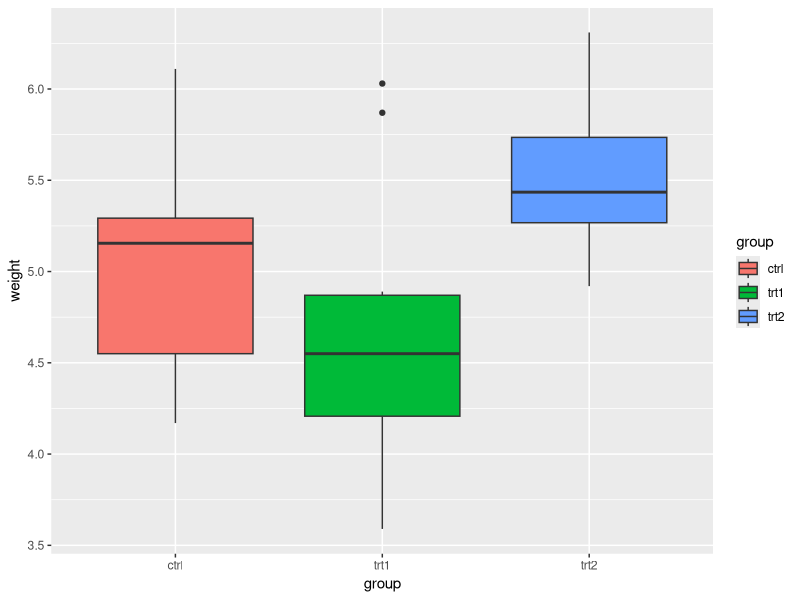
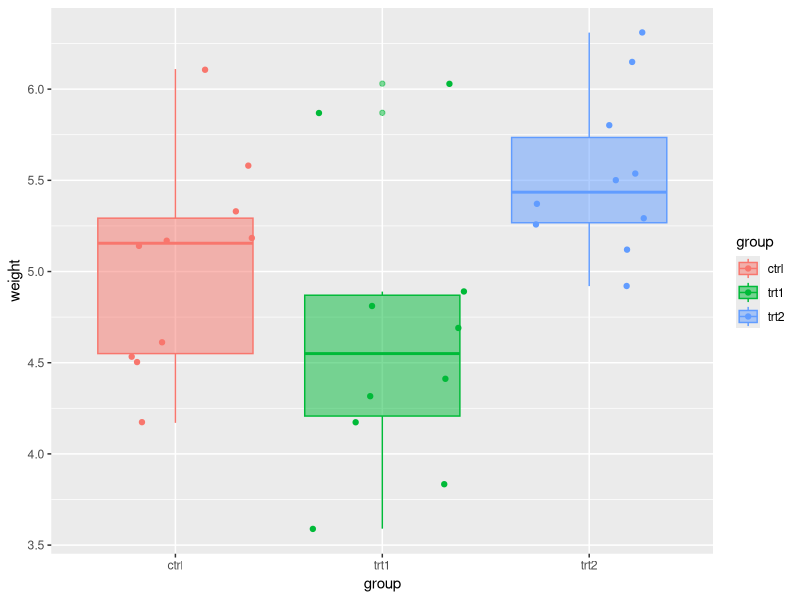
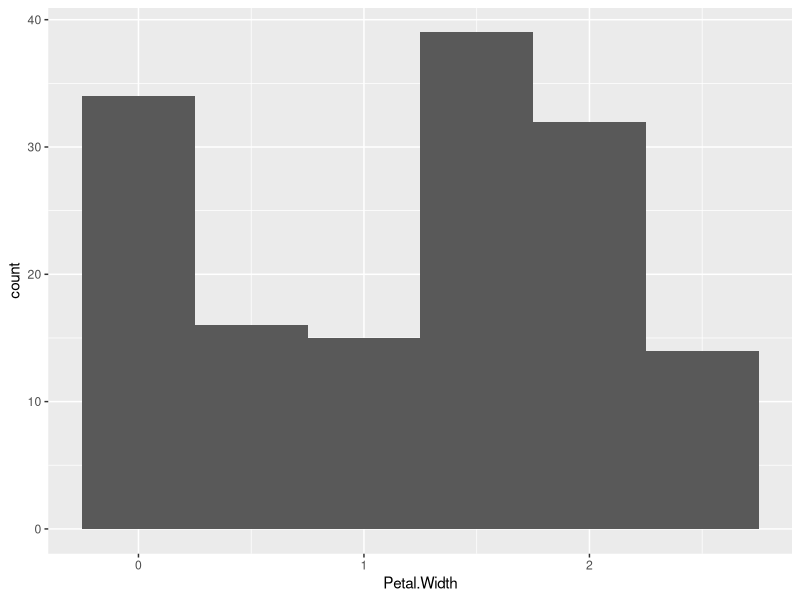
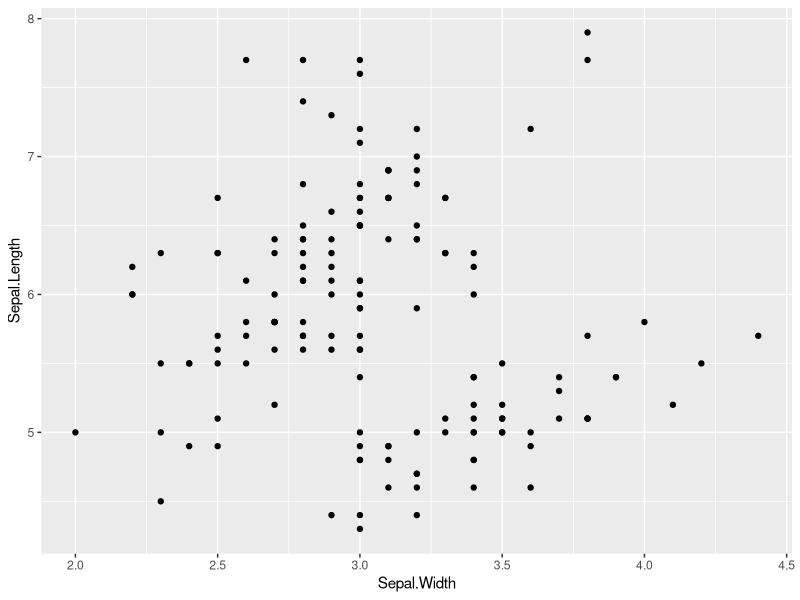
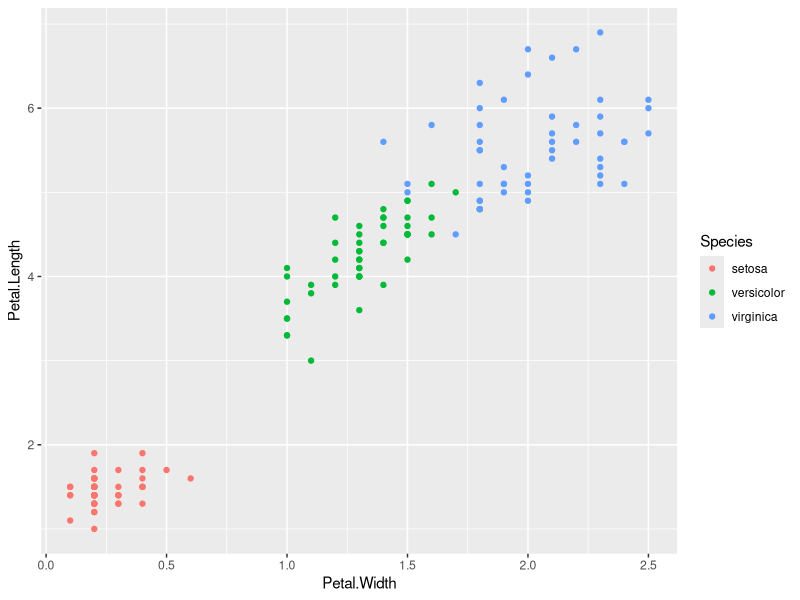

Source code (R) for these figures, in order:
# Tidyverse Exam – Data Manipulation in R (using `mtcars` dataset)

# tidyverse ---------------------------------------------------------------

# Use `df_mtcars` for Questions 1 - 10
library(tidyverse)
df_mtcars <- as_tibble(mtcars,
                       rownames = "model")

# 1. Filter rows where number of cylinders (`cyl`) is 6
# Write code to create a new data frame that only includes rows where `cyl == 6`.
# Assign to: `mtcars_cyl6`

mtcars_cyl6 <- df_mtcars %>% 
  filter(cyl == 6)

# 2. Filter rows where number of gears (`gear`) is either 3 or 5
# Use `%in%` to filter the `df_mtcars` dataset for these two `gear` values.
# Assign to: `mtcars_g35`

mtcars_g35 <- df_mtcars %>% 
  filter(gear %in% c(3, 5))

# 3. Filter rows where miles per gallon (`mpg`) is greater than 25
# Create a subset of `df_mtcars` where `mpg > 25`.
# Assign to: `mtcars_mpg25`

mtcars_mpg25 <- df_mtcars %>% 
  filter(mpg > 25)
mtcars_mpg25 <- df_mtcars %>%  
  subset(mpg > 25)

# 4. Filter rows where weight (`wt`) is less than 2.5 AND number of cylinders (`cyl`) is 4
# Combine logical conditions using `&`.
# Assign to: `mtcars_light_cyl4`
mtcars_light_cyl4 <- df_mtcars %>% 
  filter(wt < 2.5 & cyl == 4)


# 5. Sort `df_mtcars` by horsepower (`hp`) in ascending order
# Use `arrange()` to sort the data.
# Assign to: `mtcars_hp`
mtcars_hp <- df_mtcars %>% 
  arrange(hp)


# 6. Sort `df_mtcars` by quarter mile time (`qsec`) in descending order
# Use `desc()` inside `arrange()`.
# Assign to: `mtcars_qsec`
mtcars_qsec <- df_mtcars %>% 
  arrange(desc(qsec))

# 7. Exclude the `drat` column
# Use `select()` with `-` (minus sign) to remove the column.
# Assign to: `mtcars_no_drat`
mtcars_no_drat <- df_mtcars %>% 
  select(-drat)

# 8. Add a new column `ptw` that equals the ratio of horsepower (`hp`) to weight (`wt`) (`hp / wt`)
# Use `mutate()` to add the new column.
# Assign to: `mtcars_with_ptw`
mtcars_with_ptw <- df_mtcars %>% 
  mutate(ptw = (hp/wt))

# 9. Identify the car `model` with the highest `ptw` among cars with six cylinders (`cyl == 6`).
# Hint: Use `mtcars_with_ptw` and a chain of `filter()` and `arrange()` with `%>%`.
# Write the car model here: Ferrari Dino
mtcars_with_ptw %>% 
  filter(cyl == 6) %>% 
  arrange(desc(ptw))


# 10. Group by number of gears (`gear`) and summarize minimum & maximum values of `mpg`
# Use `group_by()` and `summarize()` to calculate minimum & maximum values of `mpg` within each group.
# Minimum and maximum values of each group should be represented as separate columns.
# Function `min()` returns the minimum value in a vector.
# Function `max()` returns the maximum value in a vector.
# Assign to: `mtcars_mpg_by_gear`

mtcars_mpg_by_gear <- df_mtcars %>% 
  group_by(gear) %>% 
  summarize(min(mpg), max(mpg))

# ggplot ------------------------------------------------------------------

# Visualization in R (using `iris` dataset)

## before you begin with the following questions, type the following code to check column names in the dataframe
colnames(iris) # output from this code is the column names that can be used in figures

colnames(iris)


# 11. Simple scatter plot of `Sepal.Length` vs `Sepal.Width` using `ggplot()`
# Assign to: `g_scat`
# Create a scatter plot with `Sepal.Width` on the x-axis and `Sepal.Length` on the y-axis.
g_scat <- iris %>% 
  ggplot(aes(x=Sepal.Width, y=Sepal.Length)) + 
  geom_point()


# 12. Scatter plot with points colored by `Species`
# Assign to: `g_scat_col`
# Create a scatter plot with `Petal.Width` on the x-axis and `Petal.Length` on the y-axis,
# coloring points by `Species`.
g_scat_col <- iris %>%
  ggplot(aes(x=Petal.Width, y=Petal.Length, color=Species)) + 
  geom_point()

# 13. Histogram of `Petal.Width` with `binwidth = 0.5`
# Assign to: `g_hist`
# Create a histogram of `Petal.Width` with `binwidth` set to 0.5.
g_hist <- iris %>% 
  ggplot(aes(x=Petal.Width)) + 
  geom_histogram(binwidth = 0.5)


# Visualization in R (using `PlantGrowth` dataset)

## before you begin with the following questions, type the following code to check column names in the dataframe
colnames(PlantGrowth) # output from this code is the column names that can be used in figures
colnames(PlantGrowth)

# 14. Boxplot of `weight` grouped and filled by `group`
# Assign to: `g_bplot1`
# Create a boxplot of `weight` by `group`, filling boxes by `group`.
g_bplot1 <- PlantGrowth %>% 
  ggplot(aes(x=group, y=weight, fill=group)) + 
  geom_boxplot()


# 15. Boxplot + scatter plot of `weight` by `group`
# Assign to: `g_bplot2`
# Create a boxplot of `weight` by `group`, then overlay points showing individual observations.
g_bplot2 <- PlantGrowth %>% 
  ggplot(aes(x=group, y=weight, fill=group, color=group)) + 
  geom_boxplot(alpha=0.5) + 
  geom_point(position = "jitter")
